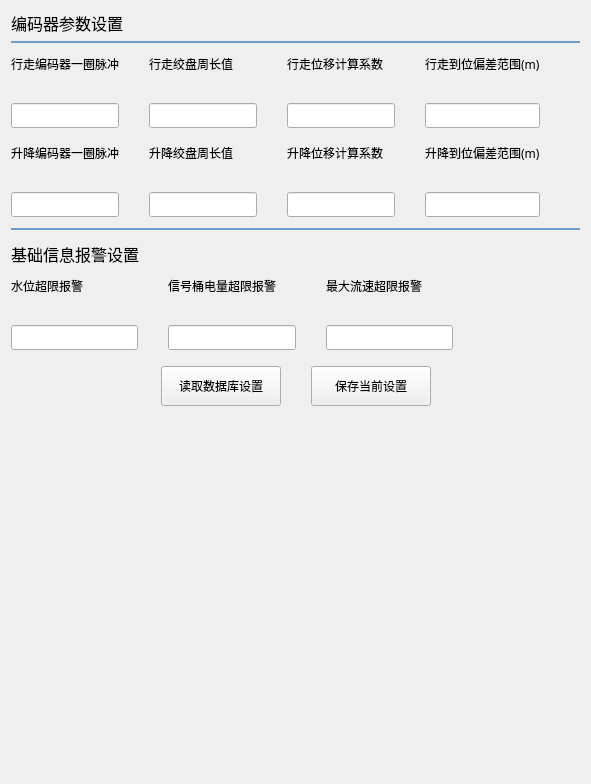
     <widget class="QWidget" name="page_8">
      <layout class="QVBoxLayout" name="verticalLayout_3">
       <item>
        <layout class="QHBoxLayout" name="horizontalLayout_39">
         <item>
          <widget class="QLabel" name="label_62">
           <property name="font">
            <font>
             <family>黑体</family>
             <pointsize>12</pointsize>
            </font>
           </property>
           <property name="text">
            <string>编码器参数设置</string>
           </property>
          </widget>
         </item>
         <item>
          <spacer name="horizontalSpacer_12">
           <property name="orientation">
            <enum>Qt::Horizontal</enum>
           </property>
           <property name="sizeHint" stdset="0">
            <size>
             <width>40</width>
             <height>20</height>
            </size>
           </property>
          </spacer>
         </item>
        </layout>
       </item>
       <item>
        <widget class="Line" name="line_4">
         <property name="styleSheet">
          <string notr="true">color:rgb(111, 156, 207);</string>
         </property>
         <property name="frameShadow">
          <enum>QFrame::Plain</enum>
         </property>
         <property name="lineWidth">
          <number>2</number>
         </property>
         <property name="orientation">
          <enum>Qt::Horizontal</enum>
         </property>
        </widget>
       </item>
       <item>
        <layout class="QHBoxLayout" name="horizontalLayout_12">
         <property name="spacing">
          <number>30</number>
         </property>
         <property name="topMargin">
          <number>5</number>
         </property>
         <property name="bottomMargin">
          <number>5</number>
         </property>
         <item>
          <layout class="QVBoxLayout" name="verticalLayout_33">
           <item>
            <widget class="QLabel" name="label_63">
             <property name="font">
              <font>
               <family>微软雅黑</family>
              </font>
             </property>
             <property name="text">
              <string>行走编码器一圈脉冲</string>
             </property>
            </widget>
           </item>
           <item>
            <widget class="QLineEdit" name="lineEdit_53">
             <property name="minimumSize">
              <size>
               <width>0</width>
               <height>25</height>
              </size>
             </property>
             <property name="maximumSize">
              <size>
               <width>150</width>
               <height>16777215</height>
              </size>
             </property>
            </widget>
           </item>
          </layout>
         </item>
         <item>
          <layout class="QVBoxLayout" name="verticalLayout_38">
           <item>
            <widget class="QLabel" name="label_68">
             <property name="font">
              <font>
               <family>微软雅黑</family>
              </font>
             </property>
             <property name="text">
              <string>行走绞盘周长值</string>
             </property>
            </widget>
           </item>
           <item>
            <widget class="QLineEdit" name="lineEdit_58">
             <property name="minimumSize">
              <size>
               <width>0</width>
               <height>25</height>
              </size>
             </property>
             <property name="maximumSize">
              <size>
               <width>150</width>
               <height>16777215</height>
              </size>
             </property>
            </widget>
           </item>
          </layout>
         </item>
         <item>
          <layout class="QVBoxLayout" name="verticalLayout_39">
           <item>
            <widget class="QLabel" name="label_69">
             <property name="font">
              <font>
               <family>微软雅黑</family>
              </font>
             </property>
             <property name="text">
              <string>行走位移计算系数</string>
             </property>
            </widget>
           </item>
           <item>
            <widget class="QLineEdit" name="lineEdit_59">
             <property name="minimumSize">
              <size>
               <width>0</width>
               <height>25</height>
              </size>
             </property>
             <property name="maximumSize">
              <size>
               <width>150</width>
               <height>16777215</height>
              </size>
             </property>
            </widget>
           </item>
          </layout>
         </item>
         <item>
          <layout class="QVBoxLayout" name="verticalLayout_40">
           <item>
            <widget class="QLabel" name="label_70">
             <property name="font">
              <font>
               <family>微软雅黑</family>
              </font>
             </property>
             <property name="text">
              <string>行走到位偏差范围(m)</string>
             </property>
            </widget>
           </item>
           <item>
            <widget class="QLineEdit" name="lineEdit_60">
             <property name="minimumSize">
              <size>
               <width>0</width>
               <height>25</height>
              </size>
             </property>
             <property name="maximumSize">
              <size>
               <width>150</width>
               <height>16777215</height>
              </size>
             </property>
            </widget>
           </item>
          </layout>
         </item>
         <item>
          <spacer name="horizontalSpacer_5">
           <property name="orientation">
            <enum>Qt::Horizontal</enum>
           </property>
           <property name="sizeHint" stdset="0">
            <size>
             <width>40</width>
             <height>20</height>
            </size>
           </property>
          </spacer>
         </item>
        </layout>
       </item>
       <item>
        <layout class="QHBoxLayout" name="horizontalLayout_13">
         <property name="spacing">
          <number>30</number>
         </property>
         <property name="topMargin">
          <number>5</number>
         </property>
         <property name="bottomMargin">
          <number>5</number>
         </property>
         <item>
          <layout class="QVBoxLayout" name="verticalLayout_34">
           <item>
            <widget class="QLabel" name="label_64">
             <property name="font">
              <font>
               <family>微软雅黑</family>
              </font>
             </property>
             <property name="text">
              <string>升降编码器一圈脉冲</string>
             </property>
            </widget>
           </item>
           <item>
            <widget class="QLineEdit" name="lineEdit_54">
             <property name="minimumSize">
              <size>
               <width>0</width>
               <height>25</height>
              </size>
             </property>
             <property name="maximumSize">
              <size>
               <width>150</width>
               <height>16777215</height>
              </size>
             </property>
            </widget>
           </item>
          </layout>
         </item>
         <item>
          <layout class="QVBoxLayout" name="verticalLayout_35">
           <item>
            <widget class="QLabel" name="label_65">
             <property name="font">
              <font>
               <family>微软雅黑</family>
              </font>
             </property>
             <property name="text">
              <string>升降绞盘周长值</string>
             </property>
            </widget>
           </item>
           <item>
            <widget class="QLineEdit" name="lineEdit_55">
             <property name="minimumSize">
              <size>
               <width>0</width>
               <height>25</height>
              </size>
             </property>
             <property name="maximumSize">
              <size>
               <width>150</width>
               <height>16777215</height>
              </size>
             </property>
            </widget>
           </item>
          </layout>
         </item>
         <item>
          <layout class="QVBoxLayout" name="verticalLayout_36">
           <item>
            <widget class="QLabel" name="label_66">
             <property name="font">
              <font>
               <family>微软雅黑</family>
              </font>
             </property>
             <property name="text">
              <string>升降位移计算系数</string>
             </property>
            </widget>
           </item>
           <item>
            <widget class="QLineEdit" name="lineEdit_56">
             <property name="minimumSize">
              <size>
               <width>0</width>
               <height>25</height>
              </size>
             </property>
             <property name="maximumSize">
              <size>
               <width>150</width>
               <height>16777215</height>
              </size>
             </property>
            </widget>
           </item>
          </layout>
         </item>
         <item>
          <layout class="QVBoxLayout" name="verticalLayout_37">
           <item>
            <widget class="QLabel" name="label_67">
             <property name="font">
              <font>
               <family>微软雅黑</family>
              </font>
             </property>
             <property name="text">
              <string>升降到位偏差范围(m)</string>
             </property>
            </widget>
           </item>
           <item>
            <widget class="QLineEdit" name="lineEdit_57">
             <property name="minimumSize">
              <size>
               <width>0</width>
               <height>25</height>
              </size>
             </property>
             <property name="maximumSize">
              <size>
               <width>150</width>
               <height>16777215</height>
              </size>
             </property>
            </widget>
           </item>
          </layout>
         </item>
         <item>
          <spacer name="horizontalSpacer_6">
           <property name="orientation">
            <enum>Qt::Horizontal</enum>
           </property>
           <property name="sizeHint" stdset="0">
            <size>
             <width>40</width>
             <height>20</height>
            </size>
           </property>
          </spacer>
         </item>
        </layout>
       </item>
       <item>
        <widget class="Line" name="line_9">
         <property name="styleSheet">
          <string notr="true">color:rgb(111, 156, 207);</string>
         </property>
         <property name="frameShadow">
          <enum>QFrame::Plain</enum>
         </property>
         <property name="lineWidth">
          <number>2</number>
         </property>
         <property name="orientation">
          <enum>Qt::Horizontal</enum>
         </property>
        </widget>
       </item>
       <item>
        <layout class="QHBoxLayout" name="horizontalLayout_68">
         <property name="topMargin">
          <number>5</number>
         </property>
         <item>
          <widget class="QLabel" name="label_125">
           <property name="font">
            <font>
             <family>黑体</family>
             <pointsize>12</pointsize>
            </font>
           </property>
           <property name="text">
            <string>基础信息报警设置</string>
           </property>
          </widget>
         </item>
         <item>
          <spacer name="horizontalSpacer_21">
           <property name="orientation">
            <enum>Qt::Horizontal</enum>
           </property>
           <property name="sizeHint" stdset="0">
            <size>
             <width>40</width>
             <height>20</height>
            </size>
           </property>
          </spacer>
         </item>
        </layout>
       </item>
       <item>
        <layout class="QHBoxLayout" name="horizontalLayout_14">
         <property name="spacing">
          <number>30</number>
         </property>
         <property name="topMargin">
          <number>5</number>
         </property>
         <property name="bottomMargin">
          <number>5</number>
         </property>
         <item>
          <layout class="QVBoxLayout" name="verticalLayout_78">
           <item>
            <widget class="QLabel" name="label_126">
             <property name="font">
              <font>
               <family>微软雅黑</family>
              </font>
             </property>
             <property name="text">
              <string>水位超限报警</string>
             </property>
            </widget>
           </item>
           <item>
            <widget class="QLineEdit" name="lineEdit_108">
             <property name="minimumSize">
              <size>
               <width>0</width>
               <height>25</height>
              </size>
             </property>
             <property name="maximumSize">
              <size>
               <width>150</width>
               <height>16777215</height>
              </size>
             </property>
            </widget>
           </item>
          </layout>
         </item>
         <item>
          <layout class="QVBoxLayout" name="verticalLayout_79">
           <item>
            <widget class="QLabel" name="label_127">
             <property name="font">
              <font>
               <family>微软雅黑</family>
              </font>
             </property>
             <property name="text">
              <string>信号桶电量超限报警</string>
             </property>
            </widget>
           </item>
           <item>
            <widget class="QLineEdit" name="lineEdit_109">
             <property name="minimumSize">
              <size>
               <width>0</width>
               <height>25</height>
              </size>
             </property>
             <property name="maximumSize">
              <size>
               <width>150</width>
               <height>16777215</height>
              </size>
             </property>
            </widget>
           </item>
          </layout>
         </item>
         <item>
          <layout class="QVBoxLayout" name="verticalLayout_80">
           <item>
            <widget class="QLabel" name="label_128">
             <property name="font">
              <font>
               <family>微软雅黑</family>
              </font>
             </property>
             <property name="text">
              <string>最大流速超限报警</string>
             </property>
            </widget>
           </item>
           <item>
            <widget class="QLineEdit" name="lineEdit_110">
             <property name="minimumSize">
              <size>
               <width>0</width>
               <height>25</height>
              </size>
             </property>
             <property name="maximumSize">
              <size>
               <width>150</width>
               <height>16777215</height>
              </size>
             </property>
            </widget>
           </item>
          </layout>
         </item>
         <item>
          <spacer name="horizontalSpacer_7">
           <property name="orientation">
            <enum>Qt::Horizontal</enum>
           </property>
           <property name="sizeHint" stdset="0">
            <size>
             <width>40</width>
             <height>20</height>
            </size>
           </property>
          </spacer>
         </item>
        </layout>
       </item>
       <item>
        <layout class="QHBoxLayout" name="horizontalLayout_72">
         <property name="spacing">
          <number>30</number>
         </property>
         <property name="topMargin">
          <number>5</number>
         </property>
         <item>
          <spacer name="horizontalSpacer_23">
           <property name="orientation">
            <enum>Qt::Horizontal</enum>
           </property>
           <property name="sizeHint" stdset="0">
            <size>
             <width>40</width>
             <height>20</height>
            </size>
           </property>
          </spacer>
         </item>
         <item>
          <widget class="QPushButton" name="codeReadBtn">
           <property name="minimumSize">
            <size>
             <width>120</width>
             <height>40</height>
            </size>
           </property>
           <property name="font">
            <font>
             <family>微软雅黑</family>
            </font>
           </property>
           <property name="text">
            <string>读取数据库设置</string>
           </property>
          </widget>
         </item>
         <item>
          <widget class="QPushButton" name="codeSaveBtn">
           <property name="minimumSize">
            <size>
             <width>120</width>
             <height>40</height>
            </size>
           </property>
           <property name="font">
            <font>
             <family>微软雅黑</family>
            </font>
           </property>
           <property name="text">
            <string>保存当前设置</string>
           </property>
          </widget>
         </item>
         <item>
          <spacer name="horizontalSpacer_22">
           <property name="orientation">
            <enum>Qt::Horizontal</enum>
           </property>
           <property name="sizeHint" stdset="0">
            <size>
             <width>40</width>
             <height>20</height>
            </size>
           </property>
          </spacer>
         </item>
        </layout>
       </item>
       <item>
        <spacer name="verticalSpacer">
         <property name="orientation">
          <enum>Qt::Vertical</enum>
         </property>
         <property name="sizeHint" stdset="0">
          <size>
           <width>20</width>
           <height>367</height>
          </size>
         </property>
        </spacer>
       </item>
      </layout>
     </widget>
